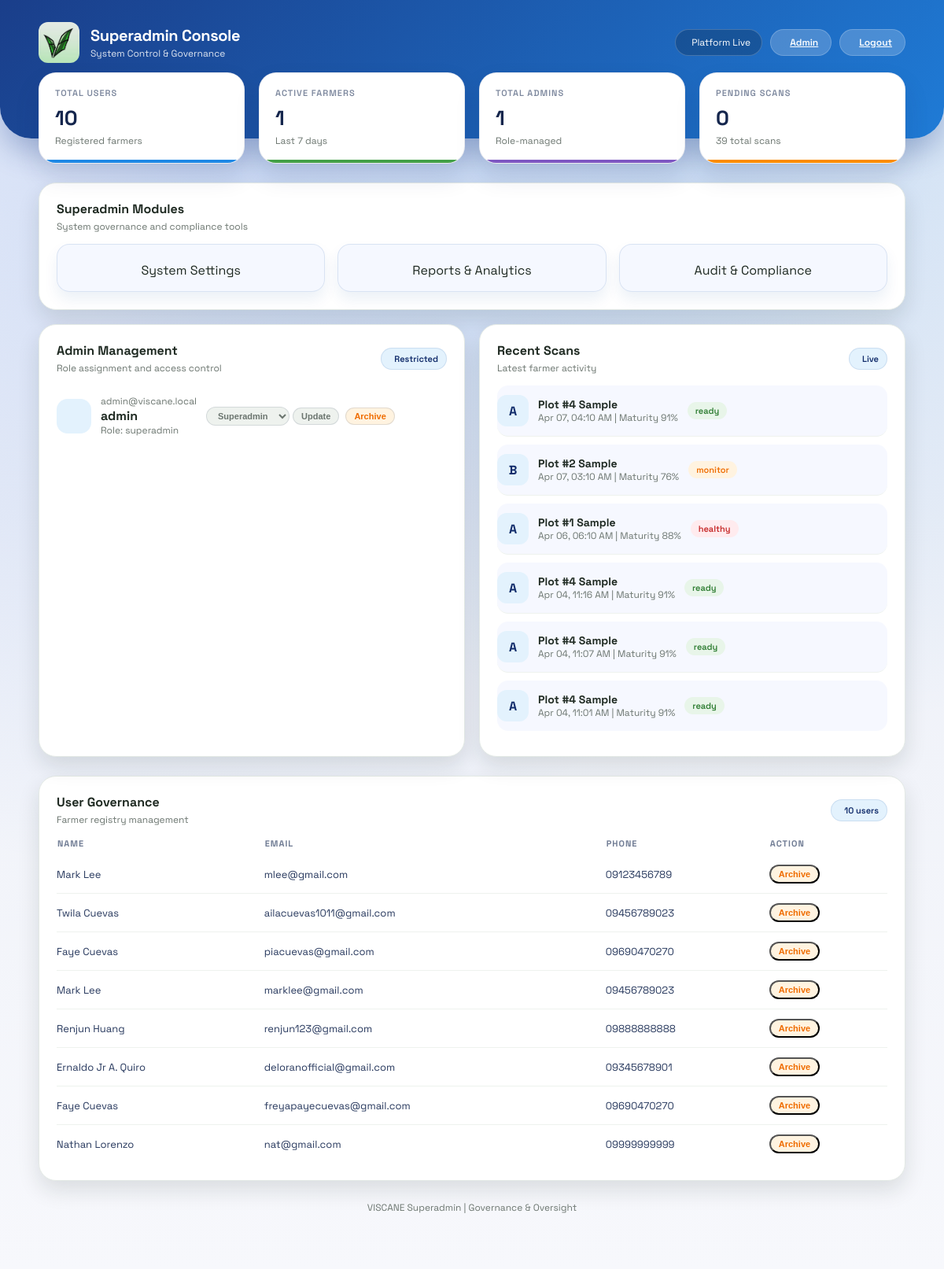
Page /superadmin (signed in) on the earlier database version.
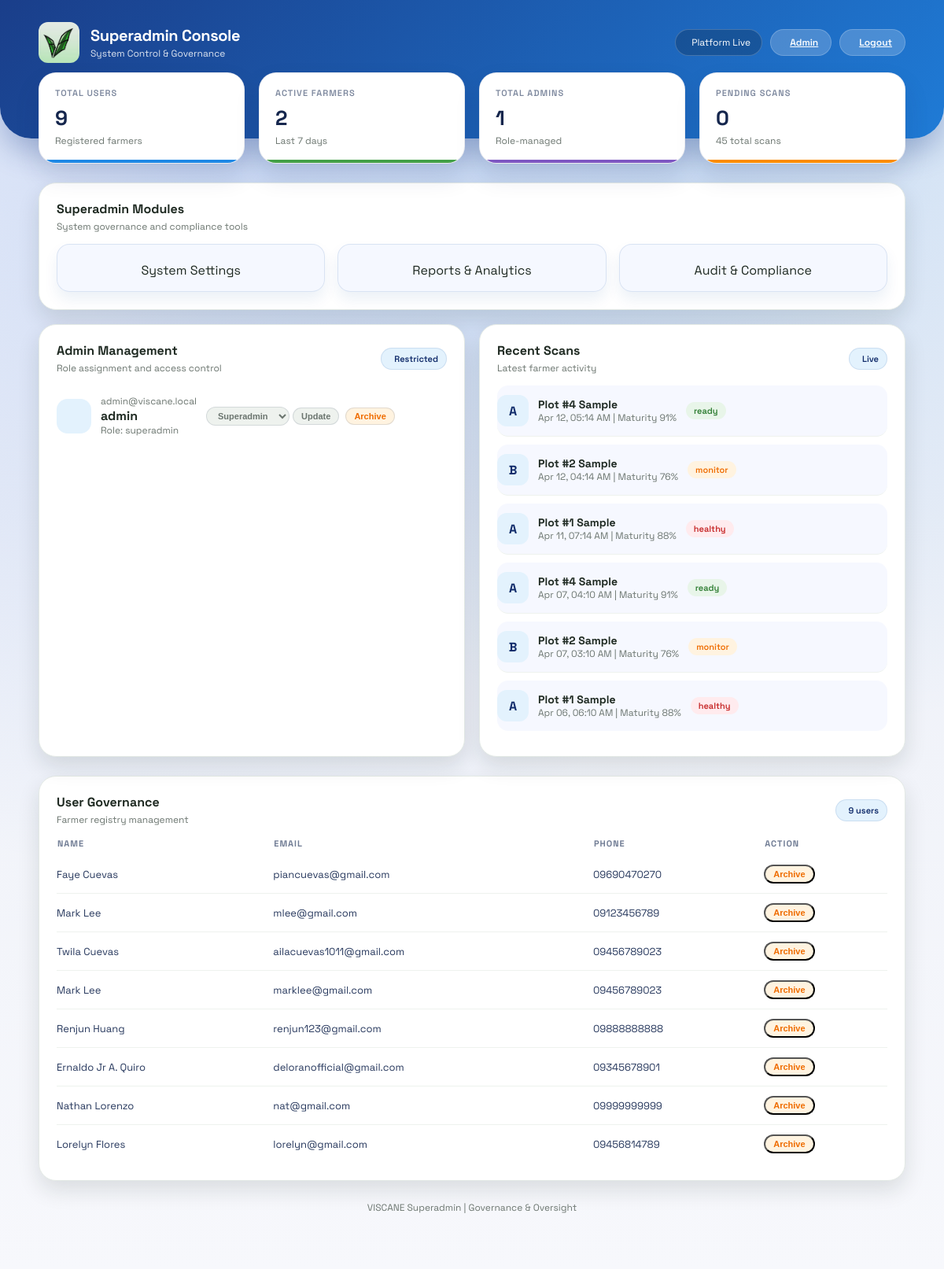
Same page on the later database version.
### models.py (models this page shows)
class Admin(db.Model):
    id = db.Column(db.Integer, primary_key=True)
    username = db.Column(db.String(80), unique=True, nullable=False)
    email = db.Column(db.String(120), unique=True, nullable=False)
    password_hash = db.Column(db.String(200), nullable=False)
    role = db.Column(db.String(40), nullable=False, default='admin')
    is_archived = db.Column(db.Boolean, nullable=False, default=False)

class Scan(db.Model):
    id = db.Column(db.Integer, primary_key=True)
    user_id = db.Column(db.Integer, db.ForeignKey('user.id', ondelete='CASCADE'), nullable=False)
    plot_name = db.Column(db.String(80), nullable=False)
    grade = db.Column(db.String(2), nullable=False)
    maturity_pct = db.Column(db.Integer, nullable=False)
    status = db.Column(db.String(20), nullable=False, default='pending')
    created_at = db.Column(db.DateTime, default=datetime.utcnow, nullable=False)
    user = db.relationship('User', backref=db.backref('scans', lazy=True, cascade='all, delete-orphan'))

class User(db.Model):
    id = db.Column(db.Integer, primary_key=True)
    fullname = db.Column(db.String(100), nullable=False)
    email = db.Column(db.String(120), unique=True, nullable=False)
    phone = db.Column(db.String(20), nullable=False)
    password = db.Column(db.String(200), nullable=False)
    created_at = db.Column(db.DateTime, default=datetime.utcnow, nullable=False)
    province = db.Column(db.String(120), nullable=True)
    municipality = db.Column(db.String(120), nullable=True)
    barangay = db.Column(db.String(120), nullable=True)
    is_active = db.Column(db.Boolean, nullable=False, default=True)
    is_archived = db.Column(db.Boolean, nullable=False, default=False)

### app.py (the view)
@app.route('/superadmin')
@role_required('superadmin')
def superadmin_portal():
    total_users = User.query.filter_by(is_archived=False).count()
    total_admins = Admin.query.filter_by(is_archived=False).count()
    seven_days_ago = datetime.utcnow() - timedelta(days=7)
    active_user_ids = db.session.query(User.id).filter(User.is_archived.is_(False)).subquery()
    active_farmers = db.session.query(Scan.user_id).filter(
        Scan.created_at >= seven_days_ago,
        Scan.user_id.in_(active_user_ids)
    ).distinct().count()
    total_scans = Scan.query.count()
    pending_scans = Scan.query.filter(
        Scan.status == 'pending',
        Scan.user_id.in_(active_user_ids)
    ).count()
    admins = Admin.query.filter_by(is_archived=False).order_by(Admin.id.desc()).all()
    users = User.query.filter_by(is_archived=False).order_by(User.id.desc()).limit(8).all()
    recent_scans = Scan.query.filter(Scan.user_id.in_(active_user_ids)).order_by(Scan.created_at.desc()).limit(6).all()
    return render_template(
        'superadmin.html',
        total_users=total_users,
        total_admins=total_admins,
        active_farmers=active_farmers,
        total_scans=total_scans,
        pending_scans=pending_scans,
        admins=admins,
        users=users,
        recent_scans=recent_scans,
        current_admin=get_current_admin()
    )

### app.py (called while the page is built)
def role_required(required_role):
    def decorator(view):
        @wraps(view)
        def wrapped(*args, **kwargs):
            admin_id = session.get('admin_id')
            if not admin_id:
                return redirect(url_for('admin_login'))
            admin = Admin.query.get(admin_id)
            if not admin or admin.is_archived or admin.role != required_role:
                return redirect(url_for('admin_portal'))
            return view(*args, **kwargs)
        return wrapped
    return decorator

def get_current_admin():
    admin_id = session.get('admin_id')
    if not admin_id:
        return None
    admin = Admin.query.get(admin_id)
    if not admin or admin.is_archived:
        return None
    return admin

### templates/superadmin.html (shortened to what the changed rows need)
<!DOCTYPE html>
<html lang="en">
<head>
    <link rel="stylesheet" href="{{ url_for('static', filename='style.css') }}">
</head>
<body class="admin-layout superadmin-layout">
    <main class="dashboard-container fade-in">
        <section class="stats-grid superadmin-stats">
            <div class="stat-card accent-blue">
                <div class="stat-label">Total Users</div>
                <div class="stat-value">{{ total_users }}</div>
                <div class="stat-meta">Registered farmers</div>
            </div>
            <div class="stat-card accent-green">
                <div class="stat-label">Active Farmers</div>
                <div class="stat-value">{{ active_farmers }}</div>
                <div class="stat-meta">Last 7 days</div>
            </div>
            <div class="stat-card accent-orange">
                <div class="stat-label">Pending Scans</div>
                <div class="stat-value">{{ pending_scans }}</div>
                <div class="stat-meta">{{ total_scans }} total scans</div>
            </div>
        </section>
        <section class="section-grid two-col">
            <div class="panel superadmin-panel">
                {% if admins %}
                    {% for admin in admins %}
                        <div class="list-row superadmin-list-row">
                            <div class="list-badge superadmin-icon-badge">
                            </div>
                            <div class="list-main superadmin-list-main">
                                <div class="list-meta">{{ admin.email }}</div>
                                <strong>{{ admin.username }}</strong>
                                <div class="list-meta">Role: {{ admin.role }}</div>
                            </div>
                            <div class="superadmin-action-row">
                                <form method="POST" action="/superadmin/admins/role">
                                    <select name="role" class="tag superadmin-tag-select">
                                        <option value="superadmin" {% if admin.role == 'superadmin' %}selected{% endif %}>Superadmin</option>
                                    </select>
                                    <button class="tag superadmin-tag" type="submit">Update</button>
                                </form>
                                <form method="POST" action="/superadmin/admins/archive">
                                    <button class="tag warning superadmin-tag" type="submit">Archive</button>
                                </form>
                            </div>
                        </div>
                    {% endfor %}
                {% else %}
                    <div class="list-meta">No admin accounts found.</div>
                {% endif %}
            </div>
            <div class="panel superadmin-panel">
                {% if recent_scans %}
                    {% for scan in recent_scans %}
                        <div class="recent-item superadmin-recent">
                            <div class="recent-grade">{{ scan.grade }}</div>
                            <div class="superadmin-list-main">
                                <h4 style="margin: 0;">{{ scan.plot_name }}</h4>
                                <div class="list-meta">{{ scan.created_at.strftime('%b %d, %I:%M %p') }} | Maturity {{ scan.maturity_pct }}%</div>
                            </div>
                            <span class="tag {% if scan.status == 'ready' %}success{% elif scan.status == 'monitor' %}warning{% else %}alert{% endif %}">{{ scan.status }}</span>
                        </div>
                    {% endfor %}
                {% else %}
                    <div class="list-meta">No scans yet.</div>
                {% endif %}
            </div>
        </section>
        <section class="panel superadmin-panel">
            <div class="panel-header">
                <div>
                    <h3 class="panel-title">User Governance</h3>
                    <p class="panel-subtitle">Farmer registry management</p>
                </div>
                <span class="badge superadmin-badge">{{ total_users }} users</span>
            </div>
            <table class="data-table">
                <thead>
                    <tr>
                        <th>Name</th>
                        <th>Email</th>
                        <th>Phone</th>
                        <th>Action</th>
                    </tr>
                </thead>
                <tbody>
                    {% if users %}
                        {% for user in users %}
                            <tr>
                                <td>{{ user.fullname }}</td>
                                <td>{{ user.email }}</td>
                                <td>{{ user.phone }}</td>
                                <td>
                                    <form method="POST" action="/superadmin/users/archive">
                                        <button class="tag warning" type="submit" onclick="return confirm('Archive this user?')">Archive</button>
                                    </form>
                                </td>
                            </tr>
                        {% endfor %}
                    {% else %}
                        <tr>
                            <td colspan="4">No users found.</td>
                        </tr>
                    {% endif %}
                </tbody>
            </table>
        </section>
    </main>
</body>
</html>

Differences in the rows shown:
no longer on this page (row unchanged): Scan: grade "A", plot_name "Plot #4 Sample", created_at "Apr 04, 11:16 AM", maturity_pct "91", status "ready"
no longer on this page (row unchanged): Scan: grade "A", plot_name "Plot #4 Sample", created_at "Apr 04, 11:07 AM", maturity_pct "91", status "ready"
no longer on this page (row unchanged): Scan: grade "A", plot_name "Plot #4 Sample", created_at "Apr 04, 11:01 AM", maturity_pct "91", status "ready"
no longer on this page (row edited): User: fullname "Faye Cuevas", email "piacuevas@gmail.com", phone "09690470270"
no longer on this page (row edited): User: fullname "Faye Cuevas", email "freyapayecuevas@gmail.com", phone "09690470270"
added Scan: grade "A", plot_name "Plot #4 Sample", created_at "Apr 12, 05:14 AM", maturity_pct "91", status "ready"
added Scan: grade "B", plot_name "Plot #2 Sample", created_at "Apr 12, 04:14 AM", maturity_pct "76", status "monitor"
added Scan: grade "A", plot_name "Plot #1 Sample", created_at "Apr 11, 07:14 AM", maturity_pct "88", status "healthy"
added User: fullname "Faye Cuevas", email "piancuevas@gmail.com", phone "09690470270"
now on this page (row unchanged): User: fullname "Lorelyn Flores", email "lorelyn@gmail.com", phone "09456814789"
Other differences:
{{ total_users }}: "10" → "9"
{{ active_farmers }}: "1" → "2"
{{ total_scans }}: "39" → "45"
